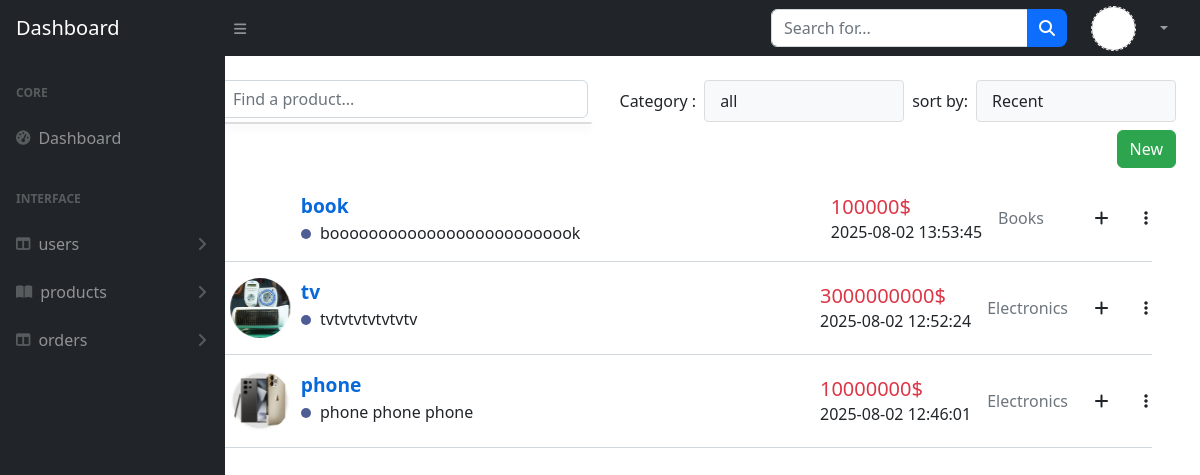
Screenshot of /products (signed in) with the database file from the repository.
### tables this page shows
CREATE TABLE IF NOT EXISTS `users` (
  `user_id` int UNSIGNED NOT NULL AUTO_INCREMENT,
  `name` varchar(50) DEFAULT NULL,
  `last_name` varchar(50) DEFAULT NULL,
  `email` varchar(100) DEFAULT NULL,
  `password` text,
  `file` varchar(200) NOT NULL DEFAULT 'first.svg',
  `create_date` datetime NOT NULL DEFAULT CURRENT_TIMESTAMP,
  `sort` varchar(50) NOT NULL DEFAULT '`create_date` DESC',
  PRIMARY KEY (`user_id`)
);

CREATE TABLE IF NOT EXISTS `products` (
  `product_id` int UNSIGNED NOT NULL AUTO_INCREMENT,
  `title` varchar(100) DEFAULT NULL,
  `desc` varchar(200) DEFAULT NULL,
  `price` float DEFAULT NULL,
  `create_date` datetime NOT NULL DEFAULT CURRENT_TIMESTAMP,
  `user_id` int UNSIGNED DEFAULT NULL,
  `category` varchar(250) DEFAULT NULL,
  PRIMARY KEY (`product_id`)
);

CREATE TABLE IF NOT EXISTS `images` (
  `image_id` int UNSIGNED NOT NULL AUTO_INCREMENT,
  `image_url` varchar(200) DEFAULT NULL,
  `create_date` datetime NOT NULL DEFAULT CURRENT_TIMESTAMP,
  `product_id` int UNSIGNED DEFAULT NULL,
  PRIMARY KEY (`image_id`)
);

### inc/config.php (called while the page is built, shortened)
<?php
$config = [
    'db' => [
        'name' => 'dashboard',
        'user' => 'root',
        'password' => '',
        'host' => 'localhost'
    ],
    'base_url' => 'http://localhost/dashboard'
];

### inc/functions.php (called while the page is built, shortened)
<?php
function base_url(){
    global $config;
    return $config['base_url'];
}

### inc/db.php (called while the page is built, shortened)
<?php
function db_conn()
{
    global $config;
    $conn = mysqli_connect($config['db']['host'], $config['db']['user'], $config['db']['password'], $config['db']['name']);
    if ($conn) {
        return $conn;
    } else {
        return false;
    }
}
function db_select($sql)
{
    $connection = db_conn();
    $result = mysqli_query($connection, $sql);
    $output = mysqli_fetch_all($result);
    return $output;
}
function db_select_one($sql)
{
    $conn = db_conn();
    $result = mysqli_query($conn, $sql);
    $output = mysqli_fetch_row($result);
    return $output;
}

### templates/all-product.php (the view, shortened to what this page needs)
<?php
   require_once 'loader.php';
   require_once 'header.php';
   $userNumber = $_SESSION['user'];
   $category = "SELECT * FROM `category`";
   $sql = "SELECT * FROM `users` WHERE `user_id` = '$userNumber'";
   $output2 = db_select_one($sql);
   if (isset($_GET['sort'])) {
       $sort = $_GET['sort'];
       if ($sort == 'recent') {
           $sort = "`create_date` DESC";
       } else if ($sort == 'price_asc') {
           $sort = "`price` ASC";
       } else if ($sort == 'price_desc') {
           $sort = "`price` DESC";
       } else {
           $sort = "`create_date` DESC";
       }
       $update = mysqli_query($conn, "UPDATE `users` SET `sort`= '$sort' WHERE `user_id` = '$userNumber'");
   } else {
       $sort = $output2['7'];
   }
   if (isset($_GET['category'])) {
       $category = $_GET['category'];
       if ($category == "all") {
           $check = mysqli_query($conn, "SELECT * FROM `products` ORDER BY $sort");
       } else {
           $check = mysqli_query($conn, "SELECT * FROM `products` WHERE  `category` = '$category' ORDER BY $sort");
       }
       $num_rows = mysqli_num_rows($check);
       $output = mysqli_fetch_all($check, MYSQLI_NUM);
   } else {
       $check = mysqli_query($conn, "SELECT * FROM `products` ORDER BY $sort");
       $num_rows = mysqli_num_rows($check);
       $output = mysqli_fetch_all($check, MYSQLI_NUM);
       $category = "";
   }
   ?>
<body class="sb-nav-fixed">
    <nav class="sb-topnav navbar navbar-expand navbar-dark bg-dark">
        <a class="navbar-brand ps-3" href="<?php base_url() ?>panel">Dashboard</a>
        <button class="btn btn-link btn-sm order-1 order-lg-0 me-4 me-lg-0" id="sidebarToggle" href="#!"><i class="fas fa-bars"></i></button>
        <form class="d-none d-md-inline-block form-inline ms-auto me-0 me-md-3 my-2 my-md-0">
            <div class="input-group">
                <input class="form-control" type="text" placeholder="Search for..." aria-label="Search for..." aria-describedby="btnNavbarSearch" />
                <button class="btn btn-primary" id="btnNavbarSearch" type="button"><i class="fas fa-search"></i></button>
            </div>
        </form>
        <ul class="navbar-nav ms-auto ms-md-0 me-3 me-lg-4">
            <li class="nav-item dropdown">
                <a class="nav-link dropdown-toggle d-flex align-items-center justify-content-center" id="navbarDropdown" href="#" role="button" data-bs-toggle="dropdown" aria-expanded="false">
                    <div id="photo"><img src="<?php echo base_url() . '/uploads/' . $output2['5']; ?>"></div>
                </a>
            </li>
        </ul>
    </nav>
    <div id="layoutSidenav">
        <div id="layoutSidenav_nav">
            <nav class="sb-sidenav accordion sb-sidenav-dark" id="sidenavAccordion">
                <div class="sb-sidenav-menu">
                    <div class="nav">
                        <div class="sb-sidenav-menu-heading">Core</div>
                        <a class="nav-link" href="index.html">
                            <div class="sb-nav-link-icon"><i class="fas fa-tachometer-alt"></i></div>
                            Dashboard
                        </a>
                        <div class="sb-sidenav-menu-heading">Interface</div>
                        <a class="nav-link collapsed" href="#" data-bs-toggle="collapse" data-bs-target="#collapseUsers" aria-expanded="false" aria-controls="collapseUsers">
                            <div class="sb-nav-link-icon"><i class="fas fa-columns"></i></div>
                            users
                            <div class="sb-sidenav-collapse-arrow"><i class="fas fa-angle-down"></i></div>
                        </a>
                        <a class="nav-link collapsed" href="#" data-bs-toggle="collapse" data-bs-target="#collapseProducts" aria-expanded="false" aria-controls="collapseProducts">
                            <div class="sb-nav-link-icon"><i class="fas fa-book-open"></i></div>
                            products
                            <div class="sb-sidenav-collapse-arrow"><i class="fas fa-angle-down"></i></div>
                        </a>
                        <a class="nav-link collapsed" href="#" data-bs-toggle="collapse" data-bs-target="#collapseOrders" aria-expanded="false" aria-controls="collapseOrders">
                            <div class="sb-nav-link-icon"><i class="fas fa-columns"></i></div>
                            orders
                            <div class="sb-sidenav-collapse-arrow"><i class="fas fa-angle-down"></i></div>
                        </a>
                    </div>
                </div>
            </nav>
        </div>
        <div id="layoutSidenav_content" class="p-4 position-absolute w-100 justify-content-start" style="right: 0; ">
            <div class="row mb-2 d-flex justify-content-end">
                <div class="col-md-4 mb-2 mb-md-0 position-relative" id="pro_search">
                    <input id="pro_serach" type="text" class="form-control" placeholder="Find a product...">
                    <ul id="res_search"></ul>
                </div>
                <div class="col-md-6 d-flex justify-content-md-end flex-wrap gap-2 align-items-center">
                    <div>Category :</div>
                    <div class="custom-select">
                        <div class="select-btn"> <?php
                                                   if (mb_strlen($category, 'UTF-8') < 1) {
                                                       echo "all";
                                                   } ?></div>
                    </div>
                    <div>sort by:</div>
                    <div class="custom-select">
                        <div class="select-btn"> <?php
                                                   if ($sort == "`create_date` DESC") {
                                                       $sort = "Recent";
                                                   } else if ($sort == "`price` ASC") {
                                                       $sort = "cheapest";
                                                   } else if ($sort == "`price` DESC") {
                                                       $sort = "Expensive";
                                                   } else {
                                                       $sort = "Recent";
                                                   }
                                                   echo $sort; ?></div>
                    </div>
                    <a type="button" href="<?php base_url() ?>product" class="btn btn-success">New</a>
                </div>
            </div>
            <div class="container-fluid px-4 me-0" style="width: 85%;" id="productList">
                <?php
                   for ($i = 0; $i < $num_rows; $i++) {
                       for ($j = 0; $j < 7; $j++) {
                           $out[$i][$j] = $output[$i][$j];
                       } ?>
                    <div class="repo-item col-md-12 d-flex justify-content-between">
                        <div class="d-flex">
                            <div class="swiper Slider" style="width: 80px;">
                                <div class="swiper-wrapper">
                                    <?php
                                       $pro = $out[$i][0];
                                       $sql = "SELECT * FROM `images` WHERE `product_id` = '$pro'";
                                       $out_img = db_select($sql);
                                       foreach ($out_img as $item) { ?>
                                        <div class="swiper-slide"><img src="<?php echo base_url() . '/uploads/' . $item['1']; ?>" width="60px" height="60px" style="border-radius: 50%;"></div>
                                    <?php
                                       }
                                       ?>
                                </div>
                            </div>
                            <div>
                                <a href="#" class="repo-title"><?php echo $out[$i][1]; ?></a><br>
                                <span class="dot dot-php"></span> <?php echo $out[$i][2]; ?>
                            </div>
                        </div>
                        <div class="d-flex align-items-center">
                            <div class="info">
                                <h5 class="m-0 mb-1 text-danger"><?php echo $out[$i][3]; ?>$</h5>
                                <h6 class="m-0"> <?php echo $out[$i][4]; ?></h6>
                            </div>
                            <p class="d-flex align-items-center m-0 ms-3 <?php if (strlen($out[$i][6]) < 10) echo "me-4"; ?> text-secondary"><?php echo $out[$i][6]; ?> </p>
                            <button class="btn p-0 ms-2 d-flex gap-10 align-items-center" id="order<?php echo $out[$i][0]; ?>">
                                <i class="fas fa-plus plus d-flex align-items-center" style="width: 50px; height: 50px; padding-left: 17.5px;"></i>
                            </button>
                            <i class="fas fa-ellipsis-v px-3 py-2 pe-1 pt-2"></i>
                        </div>
                    </div>
                <?php }
                   ?>
            </div>
        </div>
    </div>
    <?php
       require_once 'footer.php';
       ?>

### rows the page displays
users: file (picture), sort "Recent"
products: title "book", desc "boooooooooooooooooooooooook", price "100000", create_date "2025-08-02 13:53:45", category "Books"
products: title "tv", desc "tvtvtvtvtvtvtv", price "3000000000", create_date "2025-08-02 12:52:24", category "Electronics"
images: image_url (picture)
products: title "phone", desc "phone phone phone", price "10000000", create_date "2025-08-02 12:46:01", category "Electronics"
images: image_url (picture)
